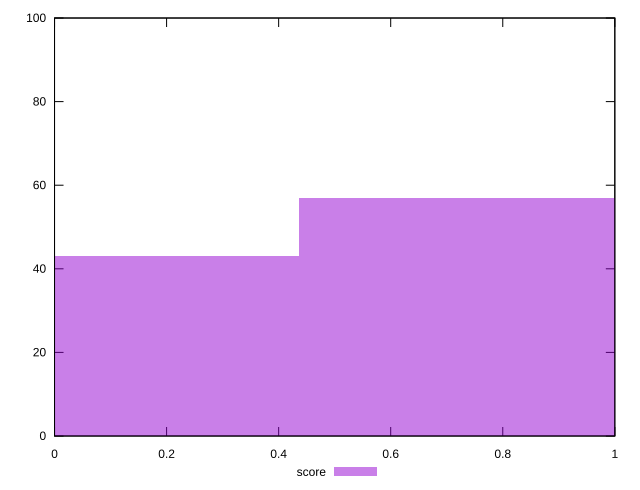

The script that saved this image:
reset

$score <<EOF
0 43
0.8740016537138706 57
EOF

set key outside below
set boxwidth 0.8740016537138706
set xrange [0:1]
set yrange [0:100]
set trange [0:100]
set style fill transparent solid 0.5 noborder
set terminal svg size 640, 490 enhanced background rgb 'white'
set output "reports/report_00027_2021-02-24T12-40-31.850Z/speed-index/samples/agenda/score/histogram.svg"

plot $score title "score" with boxes

reset
